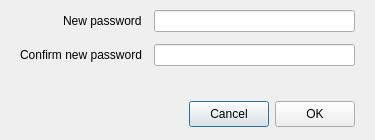
<?xml version="1.0" encoding="UTF-8"?>
<ui version="4.0">
 <class>ChangePassword</class>
 <widget class="QDialog" name="ChangePassword">
  <property name="geometry">
   <rect>
    <x>0</x>
    <y>0</y>
    <width>375</width>
    <height>140</height>
   </rect>
  </property>
  <property name="minimumSize">
   <size>
    <width>375</width>
    <height>140</height>
   </size>
  </property>
  <property name="maximumSize">
   <size>
    <width>375</width>
    <height>140</height>
   </size>
  </property>
  <property name="windowTitle">
   <string>Change password</string>
  </property>
  <property name="styleSheet">
   <string notr="true"/>
  </property>
  <layout class="QVBoxLayout" name="verticalLayout" stretch="0,1,0">
   <property name="spacing">
    <number>12</number>
   </property>
   <property name="leftMargin">
    <number>20</number>
   </property>
   <property name="topMargin">
    <number>10</number>
   </property>
   <property name="rightMargin">
    <number>20</number>
   </property>
   <property name="bottomMargin">
    <number>10</number>
   </property>
   <item>
    <layout class="QHBoxLayout" name="horizontalLayout_2" stretch="0,1">
     <item>
      <layout class="QVBoxLayout" name="verticalLayout_5">
       <item>
        <layout class="QHBoxLayout" name="horizontalLayout_3" stretch="1,0">
         <item>
          <spacer name="horizontalSpacer_2">
           <property name="orientation">
            <enum>Qt::Orientation::Horizontal</enum>
           </property>
           <property name="sizeHint" stdset="0">
            <size>
             <width>0</width>
             <height>20</height>
            </size>
           </property>
          </spacer>
         </item>
         <item>
          <widget class="QLabel" name="lDescNewPassword">
           <property name="minimumSize">
            <size>
             <width>0</width>
             <height>0</height>
            </size>
           </property>
           <property name="maximumSize">
            <size>
             <width>16777215</width>
             <height>16777215</height>
            </size>
           </property>
           <property name="text">
            <string>New password</string>
           </property>
           <property name="wordWrap">
            <bool>false</bool>
           </property>
          </widget>
         </item>
        </layout>
       </item>
       <item>
        <widget class="QLabel" name="lDescConfirmNewPassword">
         <property name="minimumSize">
          <size>
           <width>0</width>
           <height>0</height>
          </size>
         </property>
         <property name="maximumSize">
          <size>
           <width>16777215</width>
           <height>16777215</height>
          </size>
         </property>
         <property name="text">
          <string>Confirm new password</string>
         </property>
         <property name="wordWrap">
          <bool>false</bool>
         </property>
        </widget>
       </item>
      </layout>
     </item>
     <item>
      <layout class="QVBoxLayout" name="verticalLayout_2">
       <item>
        <widget class="QLineEdit" name="lNewPassword">
         <property name="sizePolicy">
          <sizepolicy hsizetype="Ignored" vsizetype="Fixed">
           <horstretch>0</horstretch>
           <verstretch>0</verstretch>
          </sizepolicy>
         </property>
         <property name="maximumSize">
          <size>
           <width>16777215</width>
           <height>16777215</height>
          </size>
         </property>
         <property name="echoMode">
          <enum>QLineEdit::EchoMode::Password</enum>
         </property>
         <property name="alignment">
          <set>Qt::AlignmentFlag::AlignLeading|Qt::AlignmentFlag::AlignLeft|Qt::AlignmentFlag::AlignVCenter</set>
         </property>
         <property name="type" stdset="0">
          <string notr="true">mega</string>
         </property>
        </widget>
       </item>
       <item>
        <widget class="PasswordLineEdit" name="lConfirmNewPassword">
         <property name="sizePolicy">
          <sizepolicy hsizetype="MinimumExpanding" vsizetype="Fixed">
           <horstretch>0</horstretch>
           <verstretch>0</verstretch>
          </sizepolicy>
         </property>
         <property name="maximumSize">
          <size>
           <width>16777215</width>
           <height>16777215</height>
          </size>
         </property>
         <property name="echoMode">
          <enum>QLineEdit::EchoMode::Password</enum>
         </property>
         <property name="alignment">
          <set>Qt::AlignmentFlag::AlignLeading|Qt::AlignmentFlag::AlignLeft|Qt::AlignmentFlag::AlignVCenter</set>
         </property>
         <property name="type" stdset="0">
          <string notr="true">mega</string>
         </property>
        </widget>
       </item>
      </layout>
     </item>
    </layout>
   </item>
   <item>
    <spacer name="verticalSpacer">
     <property name="orientation">
      <enum>Qt::Orientation::Vertical</enum>
     </property>
     <property name="sizeHint" stdset="0">
      <size>
       <width>20</width>
       <height>0</height>
      </size>
     </property>
    </spacer>
   </item>
   <item>
    <widget class="QWidget" name="widget" native="true">
     <property name="minimumSize">
      <size>
       <width>0</width>
       <height>32</height>
      </size>
     </property>
     <property name="maximumSize">
      <size>
       <width>16777215</width>
       <height>32</height>
      </size>
     </property>
     <layout class="QHBoxLayout" name="horizontalLayout">
      <property name="leftMargin">
       <number>0</number>
      </property>
      <property name="topMargin">
       <number>0</number>
      </property>
      <property name="rightMargin">
       <number>0</number>
      </property>
      <property name="bottomMargin">
       <number>0</number>
      </property>
      <item>
       <spacer name="horizontalSpacer">
        <property name="orientation">
         <enum>Qt::Orientation::Horizontal</enum>
        </property>
        <property name="sizeHint" stdset="0">
         <size>
          <width>293</width>
          <height>20</height>
         </size>
        </property>
       </spacer>
      </item>
      <item>
       <widget class="QPushButton" name="bCancel">
        <property name="minimumSize">
         <size>
          <width>0</width>
          <height>26</height>
         </size>
        </property>
        <property name="maximumSize">
         <size>
          <width>16777215</width>
          <height>26</height>
         </size>
        </property>
        <property name="cursor">
         <cursorShape>PointingHandCursor</cursorShape>
        </property>
        <property name="text">
         <string>Cancel</string>
        </property>
        <property name="type" stdset="0">
         <string notr="true">outline</string>
        </property>
        <property name="dimension" stdset="0">
         <string notr="true">small</string>
        </property>
       </widget>
      </item>
      <item>
       <widget class="QPushButton" name="bOk">
        <property name="minimumSize">
         <size>
          <width>0</width>
          <height>26</height>
         </size>
        </property>
        <property name="maximumSize">
         <size>
          <width>16777215</width>
          <height>26</height>
         </size>
        </property>
        <property name="cursor">
         <cursorShape>PointingHandCursor</cursorShape>
        </property>
        <property name="text">
         <string>OK</string>
        </property>
        <property name="type" stdset="0">
         <string notr="true">primary</string>
        </property>
        <property name="dimension" stdset="0">
         <string notr="true">small</string>
        </property>
       </widget>
      </item>
     </layout>
    </widget>
   </item>
  </layout>
 </widget>
 <customwidgets>
  <customwidget>
   <class>PasswordLineEdit</class>
   <extends>QLineEdit</extends>
   <header>PasswordLineEdit.h</header>
  </customwidget>
 </customwidgets>
 <resources/>
 <connections>
  <connection>
   <sender>bCancel</sender>
   <signal>clicked()</signal>
   <receiver>ChangePassword</receiver>
   <slot>reject()</slot>
   <hints>
    <hint type="sourcelabel">
     <x>354</x>
     <y>119</y>
    </hint>
    <hint type="destinationlabel">
     <x>244</x>
     <y>73</y>
    </hint>
   </hints>
  </connection>
 </connections>
</ui>
